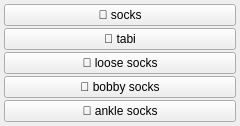
<?xml version="1.0" encoding="UTF-8"?>
<ui version="4.0">
 <class>clothes_socks_menu</class>
 <widget class="QWidget" name="clothes_socks_menu">
  <property name="geometry">
   <rect><x>0</x><y>0</y><width>240</width><height>60</height></rect>
  </property>
  <layout class="QGridLayout" name="grid">
   <property name="leftMargin"><number>4</number></property>
   <property name="topMargin"><number>4</number></property>
   <property name="rightMargin"><number>4</number></property>
   <property name="bottomMargin"><number>4</number></property>
   <property name="horizontalSpacing"><number>2</number></property>
   <property name="verticalSpacing"><number>2</number></property>
   <item row="0" column="0">
    <widget class="QPushButton" name="chk_socks">
     <property name="checkable"><bool>true</bool></property>
     <property name="text"><string>🧦 socks</string></property>
     <property name="tags" stdset="0"><string>socks</string></property>
     <property name="group" stdset="0"><string>socks</string></property>
    </widget>
   </item>
   <item row="1" column="0">
    <widget class="QPushButton" name="chk_tabi">
     <property name="checkable"><bool>true</bool></property>
     <property name="text"><string>🦶 tabi</string></property>
     <property name="tags" stdset="0"><string>tabi</string></property>
     <property name="group" stdset="0"><string>socks</string></property>
    </widget>
   </item>
   <item row="2" column="0">
    <widget class="QPushButton" name="chk_loose_socks">
     <property name="checkable"><bool>true</bool></property>
     <property name="text"><string>🧦 loose socks</string></property>
     <property name="tags" stdset="0"><string>loose socks</string></property>
     <property name="group" stdset="0"><string>socks</string></property>
    </widget>
   </item>
   <item row="3" column="0">
    <widget class="QPushButton" name="chk_bobby_socks">
     <property name="checkable"><bool>true</bool></property>
     <property name="text"><string>🧦 bobby socks</string></property>
     <property name="tags" stdset="0"><string>bobby socks</string></property>
     <property name="group" stdset="0"><string>socks</string></property>
    </widget>
   </item>
   <item row="4" column="0">
    <widget class="QPushButton" name="chk_ankle_socks">
     <property name="checkable"><bool>true</bool></property>
     <property name="text"><string>🧦 ankle socks</string></property>
     <property name="tags" stdset="0"><string>ankle socks</string></property>
     <property name="group" stdset="0"><string>socks</string></property>
    </widget>
   </item>
  </layout>
 </widget>
 <resources/>
 <connections/>
</ui>
